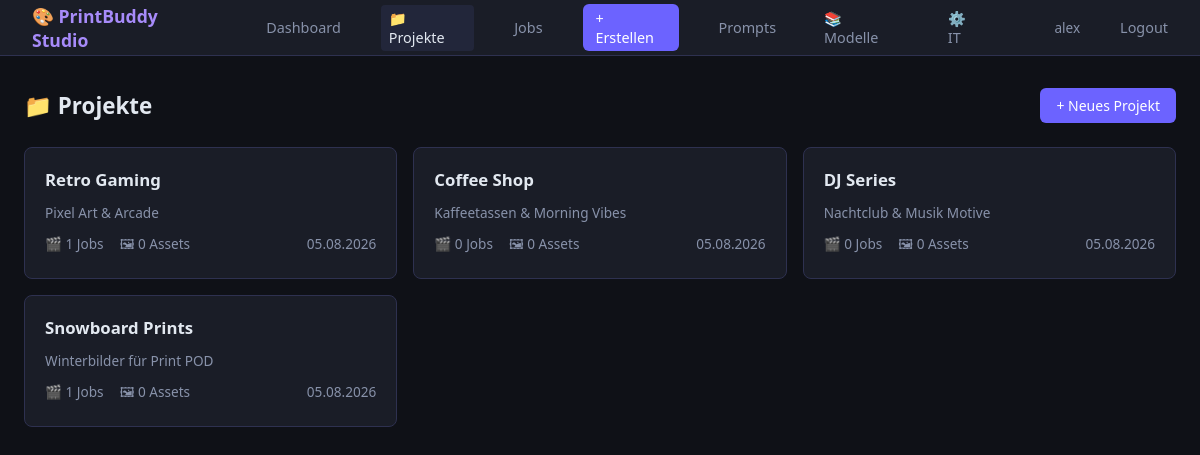
Page /studio/projects/ (signed in) on the committed database.
### jobs/models.py (models this page shows, shortened)
class Project(models.Model):
    id            = models.UUIDField(primary_key=True, default=uuid.uuid4, editable=False)
    title         = models.CharField(max_length=120)
    slug          = models.SlugField(unique=True, max_length=140)
    description   = models.TextField(blank=True, help_text="Projekt-Beschreibung, Ziel, Notizen")
    created_by    = models.ForeignKey(User, on_delete=models.PROTECT, related_name='created_projects')
    team_members  = models.ManyToManyField(User, related_name='projects', blank=True,
                                           help_text="Teammitglieder die Projekt sehen können")
    is_active     = models.BooleanField(default=True, help_text="Inaktive Projekte archiviert")
    created_at    = models.DateTimeField(auto_now_add=True)
    updated_at    = models.DateTimeField(auto_now=True)
    class Meta:
        ordering = ['-updated_at']
        verbose_name = 'Projekt'
        verbose_name_plural = 'Projekte'
    def get_job_count(self):
        return self.jobs.count()
    def get_asset_count(self):
        return self.gallery_images.count()

### studio/views.py (the view)
# urls.py: path("projects/",                     views.project_list,        name="project_list"),
@studio_required
def project_list(request):
    projects = (
        Project.objects.filter(
            models.Q(created_by=request.user) | models.Q(team_members=request.user)
        )
        .distinct()
        .prefetch_related('jobs', 'gallery_images')
        .order_by('-updated_at')
    )
    return render(request, 'studio/project_list.html', {'projects': projects})

### studio/views.py (called while the page is built)
def studio_required(view_func):
    @functools.wraps(view_func)
    @login_required(login_url="/studio/login/")
    def wrapper(request, *args, **kwargs):
        user = request.user
        is_studio = user.groups.filter(name="studio_workers").exists()
        if not (is_studio or user.is_staff):
            return render(request, "studio/403.html", status=403)
        return view_func(request, *args, **kwargs)
    return wrapper

### templates/studio/project_list.html (shortened to what this page needs)
{% extends "studio/base.html" %}
{% block content %}
<div class="page-header">
  <h1>📁 Projekte</h1>
  <a href="{% url 'studio:project_create' %}" class="btn btn-primary">+ Neues Projekt</a>
</div>
{% if projects %}
<div style="display:grid;grid-template-columns:repeat(auto-fill,minmax(300px,1fr));gap:1rem">
  {% for project in projects %}
  <a href="{% url 'studio:project_detail' project.slug %}" style="text-decoration:none">
    <div class="card" style="padding:1.25rem;transition:border-color .2s;border:1px solid var(--border)" onmouseover="this.style.borderColor='var(--accent)'" onmouseout="this.style.borderColor='var(--border)'">
      <div style="display:flex;justify-content:space-between;align-items:flex-start;margin-bottom:.75rem">
        <h3 style="color:var(--text);font-size:1.05rem">{{ project.title }}</h3>
      </div>
      {% if project.description %}
      <p style="color:var(--text-muted);font-size:.85rem;margin-bottom:.75rem;line-height:1.4">{{ project.description|truncatechars:100 }}</p>
      {% endif %}
      <div style="display:flex;gap:1rem;font-size:.85rem;color:var(--text-muted)">
        <span>🎬 {{ project.get_job_count }} Jobs</span>
        <span>🖼 {{ project.get_asset_count }} Assets</span>
        <span style="margin-left:auto">{{ project.updated_at|date:"d.m.Y" }}</span>
      </div>
    </div>
  </a>
  {% endfor %}
</div>
{% else %}
<div class="card" style="text-align:center;padding:3rem">
  <p style="color:var(--text-muted);margin-bottom:1rem">Noch keine Projekte angelegt.</p>
  <a href="{% url 'studio:project_create' %}" class="btn btn-primary">Erstes Projekt erstellen</a>
</div>
{% endif %}
{% endblock %}

### templates/studio/base.html (shortened to what this page needs)
<!DOCTYPE html>
<html lang="de">
<head>
</head>
<body>
  <nav>
    <a href="{% url 'studio:dashboard' %}" class="brand">🎨 PrintBuddy Studio</a>
    <a href="{% url 'studio:dashboard' %}" {% if request.resolver_match.url_name == 'dashboard' %}class="active"{% endif %}>Dashboard</a>
    <a href="{% url 'studio:project_list' %}" {% if 'project' in request.resolver_match.url_name %}class="active"{% endif %}>📁 Projekte</a>
    <a href="{% url 'studio:job_list' %}" {% if request.resolver_match.url_name in 'job_list,job_detail,job_results' %}class="active"{% endif %}>Jobs</a>
    <a href="{% url 'studio:wizard_step1' %}" {% if 'wizard' in request.resolver_match.url_name %}class="active"{% endif %} style="background:var(--accent);color:#fff;padding:.3rem .8rem;border-radius:6px">+ Erstellen</a>
    <a href="{% url 'studio:prompt_library' %}" {% if request.resolver_match.url_name == 'prompt_library' %}class="active"{% endif %}>Prompts</a>
    <a href="{% url 'studio:knowledge_models' %}" {% if request.resolver_match.url_name == 'knowledge_models' %}class="active"{% endif %}>📚 Modelle</a>
    <a href="{% url 'studio:knowledge_it' %}" {% if request.resolver_match.url_name == 'knowledge_it' %}class="active"{% endif %}>⚙️ IT</a>
    <span class="user">{{ request.user.username }}</span>
    <a href="/studio/logout/">Logout</a>
  </nav>
  <main>
    {% block content %}{% endblock %}
  </main>
</body>
</html>

### templates/studio/base.html (style rules this page uses)
*, *::before, *::after { box-sizing: border-box; margin: 0; padding: 0; }
:root { --bg: #0f1117; --surface: #1a1d27; --surface2: #22263a; --border: #2e3150; --accent: #6c63ff; --accent2: #a78bfa; --text: #e2e8f0; --text-muted:#8892aa; --green: #22c55e; --red: #ef4444; --yellow: #f59e0b; --blue: #3b82f6; }
body { font-family: 'Segoe UI', system-ui, sans-serif; background: var(--bg); color: var(--text); min-height: 100vh; display: flex; flex-direction: column; }
nav { background: var(--surface); border-bottom: 1px solid var(--border); padding: 0 1.5rem; display: flex; align-items: center; gap: 2rem; height: 56px; }
nav .brand { font-weight: 700; font-size: 1.1rem; color: var(--accent2); text-decoration: none; }
nav a { color: var(--text-muted); text-decoration: none; font-size: .9rem; padding: .25rem .5rem; border-radius: 4px; }
nav a:hover, nav a.active { color: var(--text); background: var(--surface2); }
nav .user { font-size: .85rem; color: var(--text-muted); }
main { flex: 1; padding: 2rem 1.5rem; max-width: 1200px; margin: 0 auto; width: 100%; }
.card { background: var(--surface); border: 1px solid var(--border); border-radius: 8px; padding: 1.25rem 1.5rem; }
.btn { display: inline-flex; align-items: center; gap: .4rem; padding: .5rem 1rem; border-radius: 6px; font-size: .875rem; font-weight: 500; cursor: pointer; border: none; text-decoration: none; transition: opacity .15s; }
.btn-primary { background: var(--accent); color: #fff; }
.page-header { display: flex; align-items: center; justify-content: space-between; margin-bottom: 1.5rem; }
.page-header h1 { font-size: 1.4rem; font-weight: 700; }

### rows in the picture
Project: title "Retro Gaming", description "Pixel Art & Arcade", get_job_count "1", get_asset_count "0", updated_at "05.08.2026"
Project: title "Coffee Shop", description "Kaffeetassen & Morning Vibes", get_job_count "0", get_asset_count "0", updated_at "05.08.2026"
Project: title "DJ Series", description "Nachtclub & Musik Motive", get_job_count "0", get_asset_count "0", updated_at "05.08.2026"
Project: title "Snowboard Prints", description "Winterbilder für Print POD", get_job_count "1", get_asset_count "0", updated_at "05.08.2026"

### other values in the picture
{{ request.user.username }} "alex"
